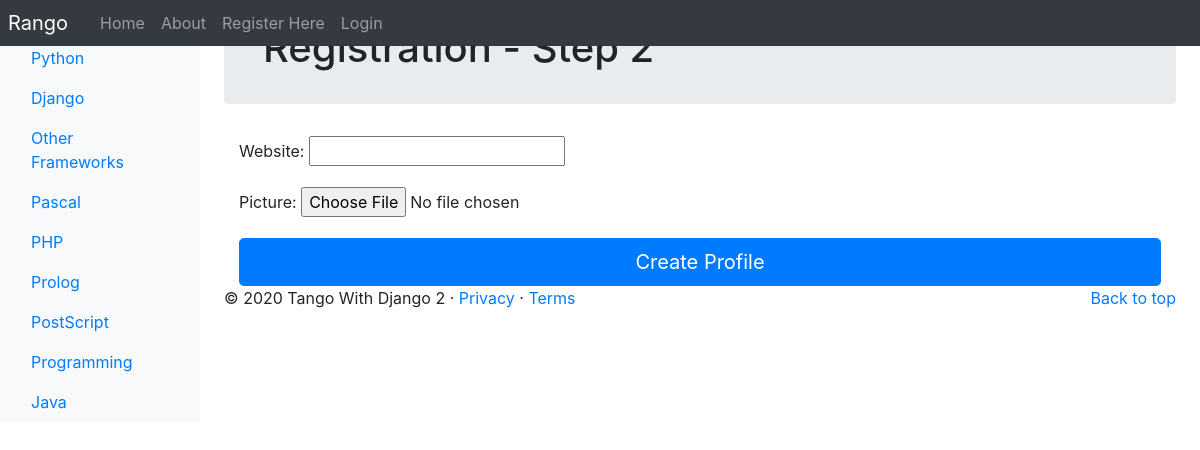
Before: /rango/register_profile/ with the older database file.
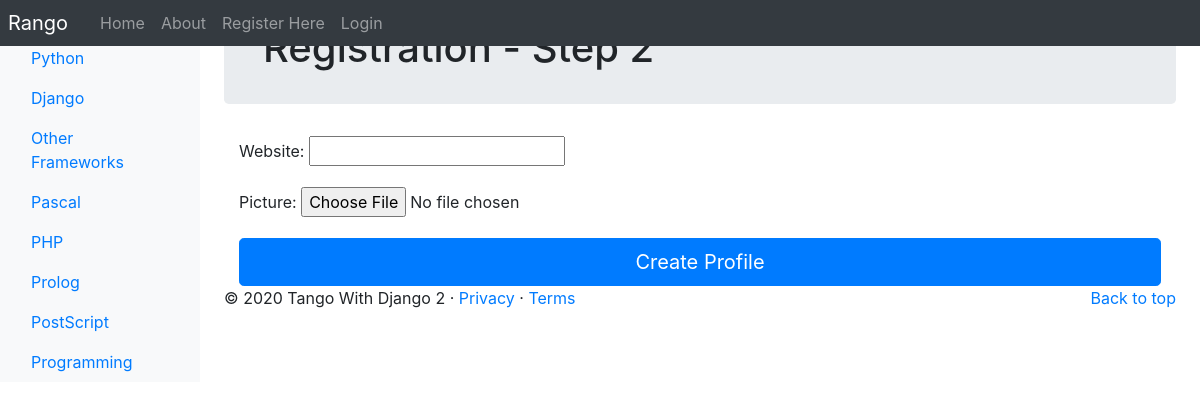
After: the same page with the newer database file.
### rango/models.py (models this page shows, shortened)
class Category(models.Model):
    NAME_MAX_LENGTH = 128
    name = models.CharField(max_length=NAME_MAX_LENGTH, unique=True)
    views = models.IntegerField(default=0)
    likes = models.IntegerField(default=0)
    slug = models.SlugField(unique=True)
    class Meta:
        verbose_name_plural = 'Categories'

### rango/views.py (the view, shortened to what this page needs)
# urls.py: path('register_profile/', RegisterProfileView.as_view(), name='register_profile'),
class RegisterProfileView(View):
    form = UserProfileForm
    context_dict = dict()
    def get(self, request):
        self.context_dict['form'] = self.form
        return render(request, 'rango/profile_registration.html', context=self.context_dict)

### rango/templatetags/rango_template_tags.py (called while the page is built)
@register.inclusion_tag('rango/categories.html')
def get_category_list(current_category=None):
    return {'categories': Category.objects.all(),
            'current_category': current_category}

### templates/rango/profile_registration.html (shortened to what this page needs)
{% extends 'rango/base.html' %}
{% load staticfiles %}
{% block body_block %}
    <div class="jumbotron p-4">
        <div class="container">
            <h1 class="jumbotron-heading">Registration - Step 2</h1>
        </div>
    </div>
    <div class="container">
        <form method="post" action="{% url 'rango:register_profile' %}"
              enctype="multipart/form-data">
            {{ form.as_p }}
            <button class="btn btn-lg btn-primary btn-block" type="submit"
                    value="Submit">Create Profile</button>
        </form>
    </div>
{% endblock %}

### templates/rango/categories.html (shortened to what this page needs)
<ul class="nav flex-column">
    {% if categories %}
        {% for c in categories %}
            {% if c == current_category %}
                <li class="nav-item">
                    <a class="nav-link active" href="{% url 'rango:show_category' c.slug %}">
                        <span data-feather="archive"></span>{{ c.name }}
                    </a>
                </li>
            {% else %}
                <li class="nav-item">
                    <a class="nav-link" href="{% url 'rango:show_category' c.slug %}">
                        {{ c.name }}
                    </a>
                </li>
            {% endif %}
        {% endfor %}
    {% else %}
        <li class="nav-item">There are no categories present.</li>
    {% endif %}
</ul>

Changed rows visible on the page:
removed Category: name "Java"
